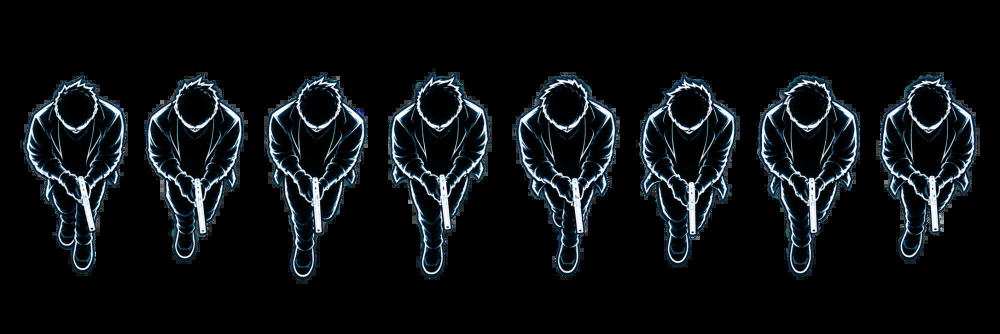
#> input picture assets/player_src.png, 2000 x 667 px (shown at 1/2 size)
$ python make_sheet.py
#> lines starting #> are read from the running program, lines starting #| are printed output that depends on the picture
import cv2, numpy as np, base64, json
im = cv2.imread('assets/player_src.png', cv2.IMREAD_UNCHANGED)
#> im is the input picture: shape (667, 2000, 4); mean B, G, R, A 20, 17.5, 13.9, 68.3
al = im[:, :, 3].astype(np.float32)
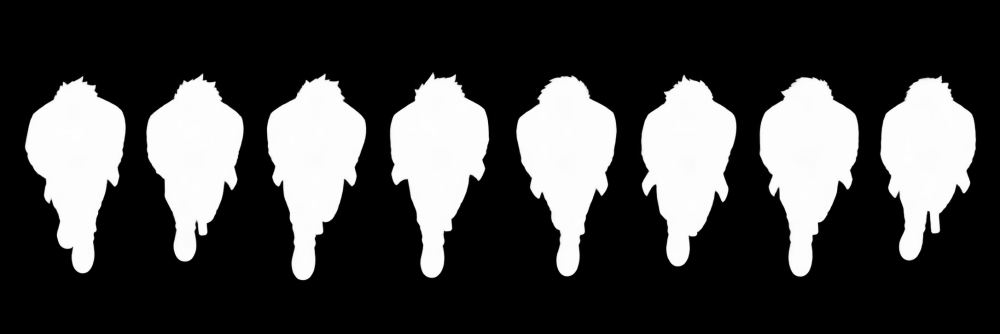
#> al: shape (667, 2000) float32 (shown at 1/2 size); min 0, max 255, mean 68.3
runs = [(49, 252), (292, 488), (533, 733), (779, 979), (1032, 1234), (1282, 1474), (1518, 1718), (1760, 1953)]
#> (the run stopped early here; a loop or call above may not have finished)
